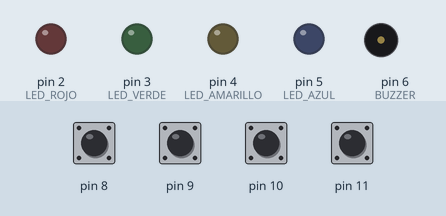
Recording of a sketch running on a simulated Arduino Uno, built with avr-gcc and run on an emulated ATmega328P. On the bench: output pins drawn as LEDs (lit = HIGH), buzzer (waves = sounding). Dashed ring = blinking. The inputs (shaded band) are chosen by the test bench; at power-on: pin 8–11 HIGH. Random numbers use the default seed unless the sketch sets one.

Above: at 2.0 s.
2.1 s: pin 8 pulled LOW for 0.15 s
At 2.42 s:
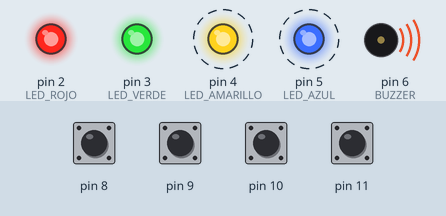
5.1 s: pin 9 pulled LOW for 0.15 s
At 7.3 s:
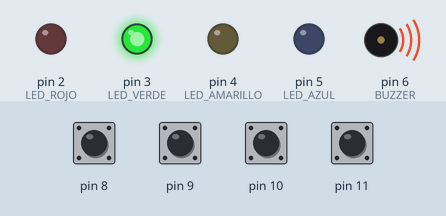
8.2 s: pin 10 pulled LOW for 1 s
At 10.27 s:
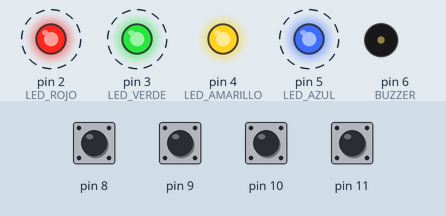
11.4 s: pin 8 pulled LOW for 1 s
At 12.43 s:
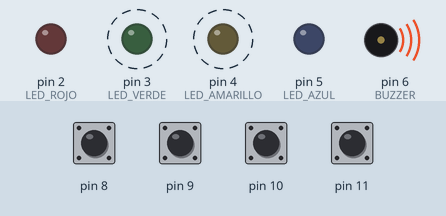
14.4 s: pin 9 pulled LOW for 1 s
At 18.2 s:
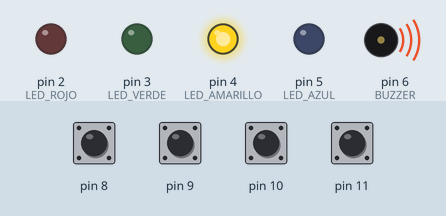
Timing chart, 0 to 19.9 s (numbered marks = the images above; inputs shaded):
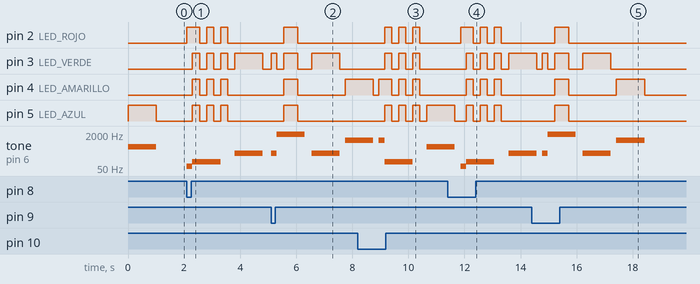

The sketch:

simonRework.ino
```cpp
#include "pitches.h"
#include <EasyButton.h>

const int NIVEL_MAXIMO = 100;

const int LED_ROJO = 2;
const int LED_VERDE = 3;
const int LED_AMARILLO = 4;
const int LED_AZUL = 5;

const int SONIDO_ROJO = NOTE_B1;
const int SONIDO_VERDE = NOTE_B3;
const int SONIDO_AMARILLO = NOTE_B5;
const int SONIDO_AZUL = NOTE_B4;


EasyButton boton_rojo = (8);
EasyButton boton_verde = (9);
EasyButton boton_amarillo = (10);
EasyButton boton_azul = (11);

const int BUZZER = 6;

const int DELAY_ENTRE_LEDS = 200;

#define ROJO 2
#define VERDE  3
#define AMARILLO 4
#define AZUL   5

#define RETRASO_MAXIMO 1000;


int nivel_actual = 1;
int serie[NIVEL_MAXIMO];
int serie_ingresada[NIVEL_MAXIMO];
int retraso_actual = RETRASO_MAXIMO;
bool es_correcta;

void setup() {

  pinMode(LED_ROJO, OUTPUT);
  pinMode(LED_VERDE, OUTPUT);
  pinMode(LED_AZUL, OUTPUT);
  pinMode(LED_AMARILLO, OUTPUT);

  boton_rojo.begin();
  boton_verde.begin();
  boton_amarillo.begin();
  boton_azul.begin();

  apagar_leds();

}


void loop() {

  if (nivel_actual == 1) {

    generar_serie(); //genera la serie con la que se va a jugar.

  }

  mostrar_serie();
  es_correcta = recibir_secuencia();     //Recibe la serie del usuario.

  if (es_correcta) {
    nivel_actual += 1;
    retraso_actual = calcular_retraso();
    secuencia_correcta();
  }
  else {
    secuencia_incorrecta();
    nivel_actual = 1;
  }
}


void apagar_leds() {

  digitalWrite(LED_ROJO, LOW);
  digitalWrite(LED_VERDE, LOW);
  digitalWrite(LED_AZUL, LOW);
  digitalWrite(LED_AMARILLO, LOW);

}

void prender_leds() {
  digitalWrite(LED_ROJO, HIGH);
  digitalWrite(LED_VERDE, HIGH);
  digitalWrite(LED_AZUL, HIGH);
  digitalWrite(LED_AMARILLO, HIGH);

}

void generar_serie() {

  randomSeed(millis());

  for (int i = 0; i < NIVEL_MAXIMO; i++) {
    serie[i] = random(2, 6);
  }
}

void mostrar(int color, int retraso) {
  switch (color) {


    case ROJO:
      digitalWrite(LED_ROJO, HIGH);
      sonar_color(ROJO, retraso);
      delay(retraso);
      digitalWrite(LED_ROJO, LOW);
      break;

    case AZUL:
      digitalWrite(LED_AZUL, HIGH);
      sonar_color(AZUL, retraso);
      delay(retraso);
      digitalWrite(LED_AZUL, LOW);
      break;
    case VERDE:
      digitalWrite(LED_VERDE, HIGH);
      sonar_color(VERDE, retraso);
      delay(retraso);
      digitalWrite(LED_VERDE, LOW);
      break;
    case AMARILLO:
      digitalWrite(LED_AMARILLO, HIGH);
      sonar_color(AMARILLO, retraso);
      delay(retraso);
      digitalWrite(LED_AMARILLO, LOW);
      break;
  }

}


void sonar_color(int color, int retraso) {
  if (color == ROJO) {
    tone(BUZZER, SONIDO_ROJO, retraso);
  }
  else if (color == AZUL ) {
    tone(BUZZER, SONIDO_AZUL, retraso);
  }
  else if (color == AMARILLO) {
    tone(BUZZER, SONIDO_AMARILLO, retraso);
  }
  else if ( color == VERDE) {
    tone(BUZZER, SONIDO_VERDE, retraso);
  }

}


void mostrar_serie() {

  apagar_leds();

  for (int i = 0; i < nivel_actual; i++) {
    mostrar(serie[i], retraso_actual);
    delay(DELAY_ENTRE_LEDS);
  }

}


bool recibir_secuencia() {

  bool apreto = false;//PARA QUE ITERE EL WHILE
  int boton_leido;

  for (int i = 0; i < nivel_actual; i++) {

    apreto = false;

    while (!apreto) {

      boton_rojo.read();
      boton_verde.read();
      boton_amarillo.read();
      boton_azul.read();

      if ( boton_rojo.isPressed() ) {
        boton_leido = ROJO;
        apreto = true;
        mostrar(ROJO, DELAY_ENTRE_LEDS);
      }

      if ( boton_amarillo.isPressed() ) {
        boton_leido = AMARILLO;
        apreto = true;
        mostrar(AMARILLO, DELAY_ENTRE_LEDS);
      }


      if ( boton_azul.isPressed() ) {
        boton_leido = AZUL;
        apreto = true;
        mostrar(AZUL, DELAY_ENTRE_LEDS);
      }

      if ( boton_verde.isPressed() ) {
        boton_leido = VERDE;
        apreto = true;
        mostrar(VERDE, DELAY_ENTRE_LEDS);
      }

    }

    if (serie[i] != boton_leido) {
      return false;
    }

  }
  //si itera todo sin cortar, significa que fue correcta.
  return true;
}

int calcular_retraso() {
  if (nivel_actual < 31) {
    int retraso = RETRASO_MAXIMO - nivel_actual * 20;
    return retraso;
  }

}


void secuencia_incorrecta() {

  tone(BUZZER, NOTE_G2, 1000);
  for (int i = 0; i < 3; i++) {
    digitalWrite(LED_ROJO, HIGH);
    digitalWrite(LED_AZUL, HIGH);
    digitalWrite(LED_VERDE, HIGH);
    digitalWrite(LED_AMARILLO, HIGH);
    delay(250);
    digitalWrite(LED_VERDE, LOW);
    digitalWrite(LED_AMARILLO, LOW);
    digitalWrite(LED_ROJO, LOW);
    digitalWrite(LED_AZUL, LOW);
    delay(250);
  }

}

void secuencia_correcta() {

  tone(BUZZER, NOTE_B6, 1000);

  digitalWrite(LED_VERDE, LOW);
  digitalWrite(LED_AMARILLO, LOW);
  digitalWrite(LED_ROJO, LOW);
  digitalWrite(LED_AZUL, LOW);
  delay(250);

  digitalWrite(LED_ROJO, HIGH);
  digitalWrite(LED_AZUL, HIGH);
  digitalWrite(LED_VERDE, HIGH);
  digitalWrite(LED_AMARILLO, HIGH);
  delay(500);

  digitalWrite(LED_VERDE, LOW);
  digitalWrite(LED_AMARILLO, LOW);
  digitalWrite(LED_ROJO, LOW);
  digitalWrite(LED_AZUL, LOW);
  delay(500);

}
```

pitches.h
```cpp
/*************************************************
 * Public Constants
 *************************************************/

#define NOTE_B0  31
#define NOTE_C1  33
#define NOTE_CS1 35
#define NOTE_D1  37
#define NOTE_DS1 39
#define NOTE_E1  41
#define NOTE_F1  44
#define NOTE_FS1 46
#define NOTE_G1  49
#define NOTE_GS1 52
#define NOTE_A1  55
#define NOTE_AS1 58
#define NOTE_B1  62
#define NOTE_C2  65
#define NOTE_CS2 69
#define NOTE_D2  73
#define NOTE_DS2 78
#define NOTE_E2  82
#define NOTE_F2  87
#define NOTE_FS2 93
#define NOTE_G2  98
#define NOTE_GS2 104
#define NOTE_A2  110
#define NOTE_AS2 117
#define NOTE_B2  123
#define NOTE_C3  131
#define NOTE_CS3 139
#define NOTE_D3  147
#define NOTE_DS3 156
#define NOTE_E3  165
#define NOTE_F3  175
#define NOTE_FS3 185
#define NOTE_G3  196
#define NOTE_GS3 208
#define NOTE_A3  220
#define NOTE_AS3 233
#define NOTE_B3  247
#define NOTE_C4  262
#define NOTE_CS4 277
#define NOTE_D4  294
#define NOTE_DS4 311
#define NOTE_E4  330
#define NOTE_F4  349
#define NOTE_FS4 370
#define NOTE_G4  392
#define NOTE_GS4 415
#define NOTE_A4  440
#define NOTE_AS4 466
#define NOTE_B4  494
#define NOTE_C5  523
#define NOTE_CS5 554
#define NOTE_D5  587
#define NOTE_DS5 622
#define NOTE_E5  659
#define NOTE_F5  698
#define NOTE_FS5 740
#define NOTE_G5  784
#define NOTE_GS5 831
#define NOTE_A5  880
#define NOTE_AS5 932
#define NOTE_B5  988
#define NOTE_C6  1047
#define NOTE_CS6 1109
#define NOTE_D6  1175
#define NOTE_DS6 1245
#define NOTE_E6  1319
#define NOTE_F6  1397
#define NOTE_FS6 1480
#define NOTE_G6  1568
#define NOTE_GS6 1661
#define NOTE_A6  1760
#define NOTE_AS6 1865
#define NOTE_B6  1976
#define NOTE_C7  2093
#define NOTE_CS7 2217
#define NOTE_D7  2349
#define NOTE_DS7 2489
#define NOTE_E7  2637
#define NOTE_F7  2794
#define NOTE_FS7 2960
#define NOTE_G7  3136
#define NOTE_GS7 3322
#define NOTE_A7  3520
#define NOTE_AS7 3729
#define NOTE_B7  3951
#define NOTE_C8  4186
#define NOTE_CS8 4435
#define NOTE_D8  4699
#define NOTE_DS8 4978
```

Measured:
- after the input at 2.1 s, pin 2 (LED_ROJO): LOW → HIGH at once, then repeats every 0.50 s: LOW 0.25 s, HIGH 0.25 s, until it stays LOW from 3.6 s; pin 3 (LED_VERDE): goes 3 × (HIGH 0.25 s, LOW 0.25 s), HIGH 1.0 s, then LOW, starting after 0.20 s
- after the input at 5.1 s, pin 2 (LED_ROJO): LOW → HIGH after 0.45 s, → LOW 0.50 s later; pin 3 (LED_VERDE): goes HIGH 0.20 s, LOW 0.25 s, HIGH 0.50 s, LOW 0.50 s, HIGH 1.0 s, then LOW, starting at once
- after the input at 8.2 s, pin 2 (LED_ROJO), pin 3 (LED_VERDE): alternates HIGH for 0.25 s and LOW for 0.25 s, 6 changes in all, then stays LOW, starting after 0.95 s; pin 5 (LED_AZUL): alternates HIGH for 0.25 s and LOW for 0.25 s, 7 changes in all, then stays HIGH, starting after 0.95 s
- after the input at 11.4 s, pin 2 (LED_ROJO): LOW → HIGH after 0.46 s, then repeats every 0.50 s: LOW 0.25 s, HIGH 0.25 s, until it stays LOW from 13.3 s; pin 3 (LED_VERDE): alternates HIGH for 0.25 s and LOW for 0.25 s, 7 changes in all, then stays HIGH, starting after 0.66 s
- after the input at 14.4 s, pin 2 (LED_ROJO), pin 5 (LED_AZUL): LOW → HIGH after 0.82 s, → LOW 0.50 s later; pin 4 (LED_AMARILLO): LOW → HIGH after 0.82 s, → LOW 0.50 s later, → HIGH 1.7 s later, → LOW 1.0 s later
